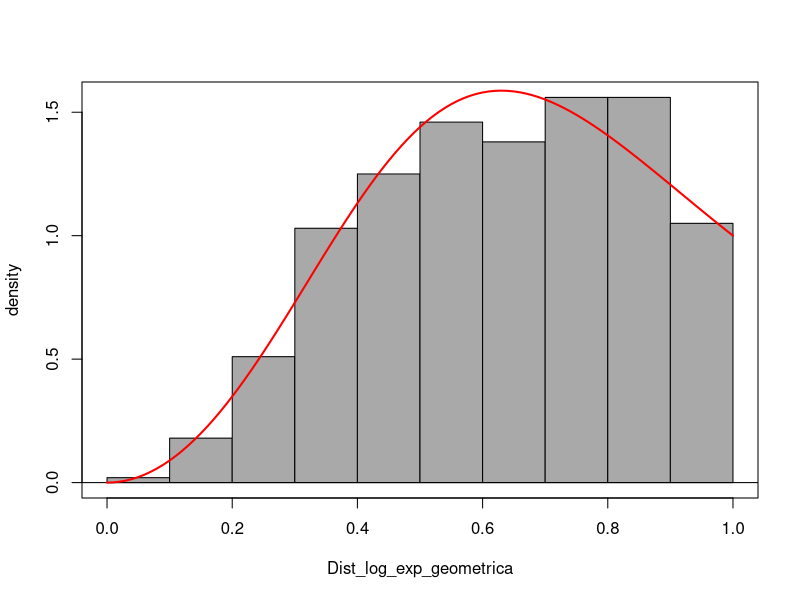
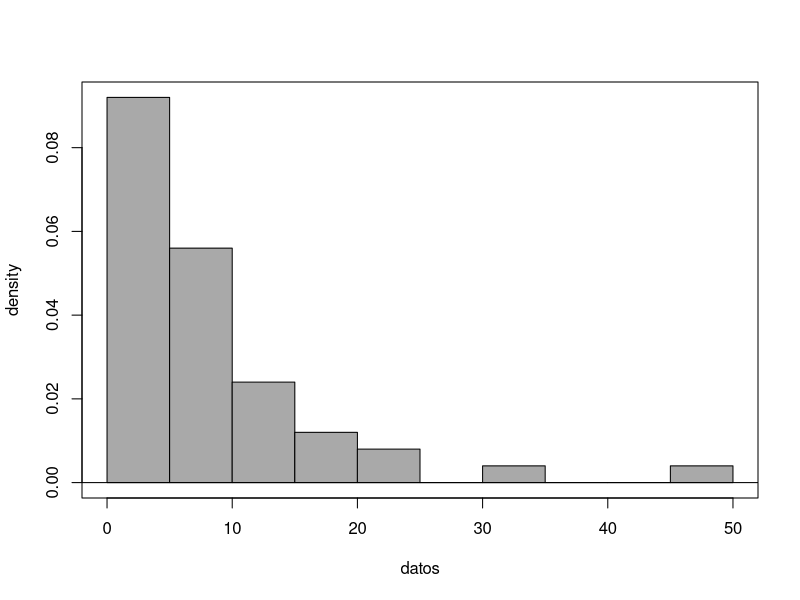
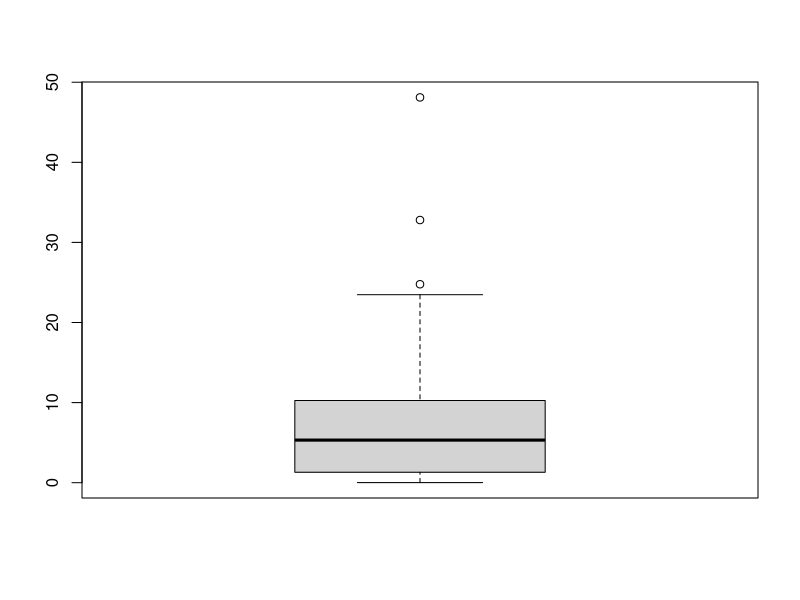
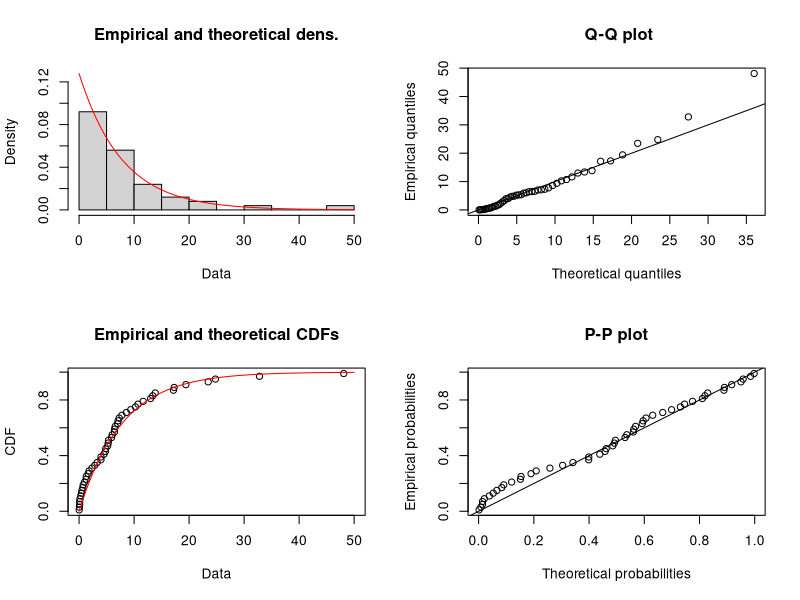
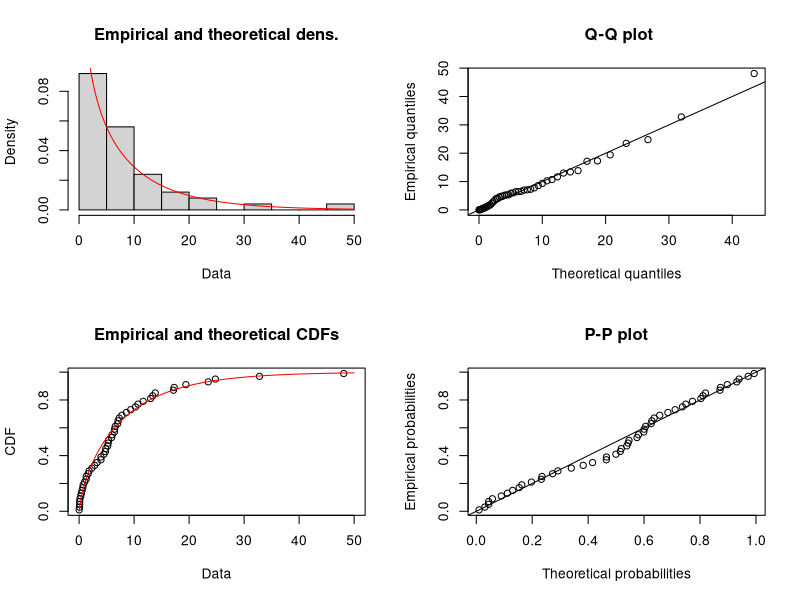
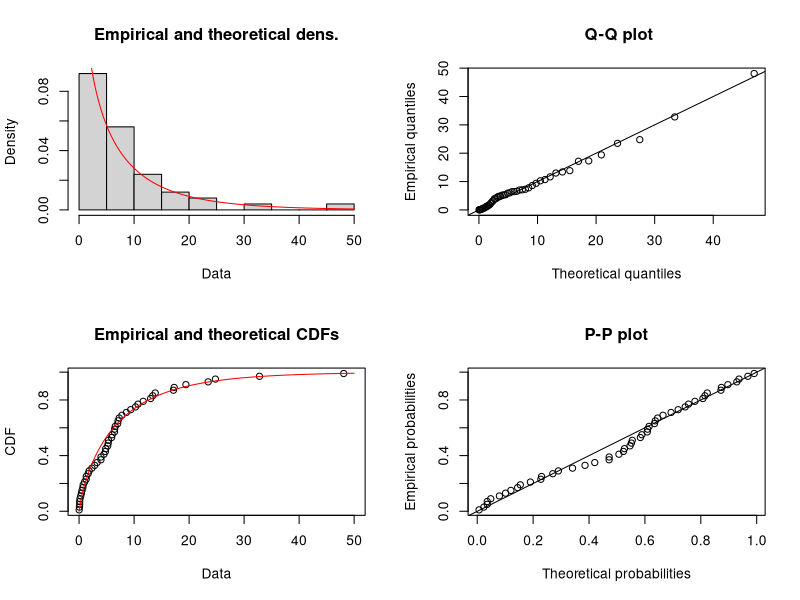

R code for these plots, in order:
## ---- chunk 1
library("ggplot2")
library("dplyr")         # load
library("RcmdrMisc")
library("nleqslv")       # Resolver sistema ecuaciones lineales/no lineales
library("matrixcalc")
library("zeallot")       #Many parameters
library("fitdistrplus")  # ajustan por maxima verosimilitud distribuciones univariadas de un listado
library("goftest") 

## ---- chunk 2
# Función para generar v.a.i.i.d siguiendo dist. log exponencial-geométrica
DatosJoJi <- function(α,β,n){
  # α -> valor del estimador alpha
  # β -> valor del estimador beta
  # n -> tamaño del vector de variables aleatorias que se quieren generar
  
  VectorUnif<-runif(n,0,1) # n datos uniforme(0,1)

  # funcion cuartil evaluda
  return ((- VectorUnif /( β * VectorUnif - β - 1))^(1/α))

}

# Funcion de densidad
PdfX<- function(x,n){(α*(1 + β)*x^(α-1))/(1 + β*x^α)^2 }

## ---- chunk 3
# Declaramos los valores de α,β,n
α=3; 
β=2;
n=1000;

# Llamamos la funcion DatosJoJi con sus respectivos parametros
Dist_log_exp_geometrica = DatosJoJi(α,β,n)

# Graficamos un histograma con las variables obtenidas
Hist(Dist_log_exp_geometrica, scale="density", breaks="Sturges", col="darkgray")

# Añadimos la curva de validacion a la grafica
curve(PdfX(x), from=0, to=1.0, lwd=2, cex = 1.1, col="red",add=TRUE)

## ---- chunk 4
VData = DatosJoJi(α,β,n) # n muestras aleatorias

M1 = mean(VData)   # Momentos muestrales 
M2 = mean(VData^2) # Momentos muestrales

# Funcion con el sistema de ecuaciones
SistemaM <- function(x) {
    # ALPHA x[1]
    # BETA x[2]
  
    y <- numeric(2)
    y[1] <- (x[1]*(x[2]+1) - 1^(x[1]+1)/(1+x[2]*1^(x[1]))^2 )-M1
    y[2] <- (x[1]*(x[2]+1) - 1^(x[1]+2)/(1+x[2]*1^(x[1]))^2 )-M2
    return(y) 
}

# Resolver el sistema
xstart <- c(0.1,1) # puntos de inicio para los estimadores
SolSistem<-nleqslv(xstart, SistemaM, jacobian=TRUE)

# Estimaciones metodo de los momentos:
alphaM = SolSistem$x[1]; 
message(sprintf("alphaM = %s por metodo de los momentos", alphaM))
betaM = SolSistem$x[2]; 
message(sprintf("betaM = %s por metodo de los momentos", betaM))
## ---- chunk 5
# Funcion de log-verosimilitud:
LogLike <- function(params){
  alpha = params[1]
  beta = params[2]
  x = miid
  
  LL = sum(n*log(alpha) + n*log(beta + 1) + n*(alpha - 1)*log(x) - 2*n*log(1 + beta*x^alpha))
  return(LL)
}

# Definicion de la funcion Gradiente 
Gradiente <- function(params){
  alpha = params[1] # valor inicial de alpha
  beta = params[2]  # valor inicial de beta
  x = miid
  
  Grad1<-sum(n/alpha +n* log(x) - 2*n*beta*x^alpha*log(x)/(1 + beta*x^alpha))
  
  Grad2<-sum(n/(beta + 1) - 2*n*x^alpha/(1 + beta*x^alpha))
  
  Gradi<-c(Grad1,Grad2)

  return(Gradi)
}

# Definicion de la funcion para el calculo de las segundas derivadas
seg_derivadas<-function(params){
  alpha = params[1]
  beta = params[2]
  x = miid
  
  A11 = sum((-1)*(n/alpha^2) - 2*n*beta*(log(x)^2)*(x^alpha)/(1 + beta*x^alpha)^2)

  A12 = sum((-2)*n*(log(x)*x^alpha)/(1 + beta*x^alpha)^2)

  A22 = sum((-1)*n/(beta + 1)^2 - 2*n*(x^(2*alpha))/(1 + beta*x^alpha)^2)
  return(c(A11,A12,A22))

}


## ---- chunk 6
# Declaramos los valores de α,β,n
α=2; 
β=3;    
n=10000; # Numero de datos a generar

miid = DatosJoJi(α,β,n)

# Punto de inicio el valor de alphaM y betaM
# obtenido por el metodo de los momentos
inicio<-c(1,1) 

SolSistema<-nleqslv(inicio, fn=Gradiente)

# Soluciones del sistema
alphaMV = SolSistema$x[1]
message(sprintf("alphaMV = %s por metodo de MV", alphaMV))

betaMV = SolSistema$x[2]
message(sprintf("betaMV = %s por metodo de MV", betaMV))

# Inicio el valor de alphaMV y betaMV obtenido
va = LogLike(c(alphaMV,betaMV)) # Evalua Log-likelihood
message(sprintf("Valor de Log-likelihood en el optimo es 
                va = %s ", va))

c(A11, A12, A22) %<-% seg_derivadas(inicio)

Determ = A11%*%A22-A12%*%A12
A11 # Primer menor: ha de ser negativo")
Determ # Segundo menor: ha de ser postivo:")

## ---- chunk 7
inicio<-c(1,1) 

# Algoritmo BFGS
SolBFGS<-constrOptim(inicio,LogLike,Gradiente, method="BFGS", ui=rbind(c(1,0), c(0,1)), ci=c(0,0), control=list(fnscale=-1),hessian=TRUE)

# Estimaciones de parametros
alphaMV = SolBFGS$par[1]
message(sprintf("alphaMV = %s por metodo de MV ", alphaMV))

betaMV = SolBFGS$par[2]
message(sprintf("betaMV = %s por metodo de MV ", betaMV))

message(sprintf("Valor de log-verosimilitud lv = %s ", SolBFGS$value))

H = SolBFGS$hessian
message(sprintf("Proporciona la matriz hessiana H= "))
H

message(sprintf("Determinante de H es det(H) = %s ", det(H)))

# Comprobamos la matriz hessiana con las soluciones BFGS es definida negativa
# library(matrixcalc)

message(sprintf("La matriz es definida negativa[%s]",is.negative.definite(H)))

## ---- chunk 8
# Algoritmo de Nelder-Mead
SolNelderMead<-constrOptim(inicio,LogLike,Gradiente,method="Nelder-Mead",
 ui=rbind(c(1,0), c(0,1)), ci=c(0,0), control=list(fnscale=-1),hessian=TRUE)

# Estimaciones de parametros
alphaMV = SolNelderMead$par[1]
message(sprintf("alphaMV = %s por metodo de MV ", alphaMV))
betaMV = SolNelderMead$par[2]
message(sprintf("betaMV = %s por metodo de MV ", betaMV))
message(sprintf("Valor de log-verosimilitud lv = %s ", SolNelderMead$value)) # Valor de log-verosimilitud

Hsn = SolNelderMead$hessian # Proporciona la matriz hessiana
message(sprintf("Proporciona la matriz hessiana Hsn="))
Hsn

message(sprintf("La matriz es definida negativa[%s]", is.negative.definite(Hsn)))

## ---- chunk 9
beta = betaMV
alpha = alphaMV

# CONTINUACION: Matriz de Informacion de Fisher Esperada (MIFE)11
# Funciones de (segundas derivadas * funcion de densidad)
fa11 = function(x){
  (sum((-1)*(n/alpha^2) - 2*n*beta*(log(x)^2)*(x^alpha)/(1 + beta*x^alpha)^2))*(alpha*(beta + 1)*x^(alpha - 1)/(1 + beta*x^alpha)^2)
}

fa22=function(x){
  (sum((-1)*n/(beta + 1)^2 - 2*n*(x^(2*alpha))/(1 + beta*x^alpha)^2))*(alpha*(beta + 1)*x^(alpha - 1)/(1 + beta*x^alpha)^2)
  
}

fa12=function(x){
  (sum((-2)*n*(log(x)*x^alpha)/(1 + beta*x^alpha)^2))*(alpha*(beta + 1)*x^(alpha - 1)/(1 + beta*x^alpha)^2)
}


# Terminos (esperanzas) de la Matriz de Informacion de Fisher Esperada
a11=-n*integrate(f=fa11,lower=0,upper=1)$value
a22=-n*integrate(f=fa22,lower=0,upper=1)$value
a12=-n*integrate(f=fa12,lower=0,upper=1)$value

# EFI: matriz de informacion de Fisher Esperada
EFI<-matrix(c(a11,a12,a12,a22),ncol=2,byrow=TRUE)

# Inversa de la matriz de informacion de Fisher Esperada
InvEFI<-solve(EFI)
InvEFI[1,1]; 
InvEFI[2,2] # Varianzas asintoticas de alpha MV y beta MV

# IC asintotico alpha (95%):
AlphaLower<-alphaMV-qnorm(0.975)*sqrt(InvEFI[1,1])
AlphaUpper<-alphaMV+qnorm(0.975)*sqrt(InvEFI[1,1])
print(c(AlphaLower,AlphaUpper))

# IC asintotico beta (95%):
BetaLower<-betaMV-qnorm(0.975)*sqrt(InvEFI[2,2])
BetaUpper<-betaMV+qnorm(0.975)*sqrt(InvEFI[2,2])
print(c(BetaLower,BetaUpper))

## ---- chunk 10
# IC asintoticos desde la Matriz de Informacion de Fisher OBSERVADA
# Alternativa 1: Utilizar la matriz hessiana proporcionada por constrOptim()
H=SolBFGS$hessian # Proporciona la matriz hessiana
InvH=solve(-H); InvH

# IC asintotico alpha (95%):
AlphaLower<-alphaMV-qnorm(0.975)*sqrt(InvH[1,1])
AlphaUpper<-alphaMV+qnorm(0.975)*sqrt(InvH[1,1])
print(c(AlphaLower,AlphaUpper))

# IC asintotico beta (95%):
BetaLower<-betaMV-qnorm(0.975)*sqrt(InvH[2,2])
BetaUpper<-betaMV+qnorm(0.975)*sqrt(InvH[2,2])
print(c(BetaLower,BetaUpper))

## ---- chunk 11
# Declaramos los valores de α,β,n
α=2; 
β=3;    
n=1000; # Numero de datos a generar
muestras=10^4 # Muestras a generar
i = 0 # Iterador
inicio <- c(1,1)

# Vectores donde almacenar las estimaciones de cada iteracion
alphaMV_list = rep(0,muestras)
betaMV_list = rep(0,muestras)

while(i <= muestras){
  # Generar n muestras aleatorias
  miid = DatosJoJi(α,β,n)
  
  # Algoritmo BFGS
  SolBFGS<-constrOptim(inicio, LogLike, Gradiente ,method="BFGS", ui=rbind(c(1,0), c(0,1)), ci=c(0,0), control=list(fnscale=-1),hessian=TRUE)
  
  # Estimaciones de parametros
  alphaMV = SolBFGS$par[1]
  betaMV = SolBFGS$par[2]
  
  H = SolBFGS$hessian
  is_neg = is.negative.definite(H)
     
  if((is_neg) & (alphaMV>0)&(betaMV >0)){
    
    alphaMV_list[i] = alphaMV
    betaMV_list[i] = betaMV
    i=i+1
  }
  
}  
  
  
# Estimaciones medias:
alphaMV = mean(alphaMV_list) 
alphaMV
betaMV = mean(betaMV_list)
betaMV

# Sesgos:
mean(alphaMV_list)-α
mean(betaMV_list)-β

# Error cuadratico medio:
mean((alphaMV_list-α)^2) 
mean((betaMV_list-β)^2)

## ---- chunk 12
alpha = alphaMV
beta = betaMV

# Terminos (esperanzas) de la Matriz de Informacion de Fisher Esperada
a11=-n*integrate(f=fa11,lower=0,upper=1)$value
a22=-n*integrate(f=fa22,lower=0,upper=1)$value
a12=-n*integrate(f=fa12,lower=0,upper=1)$value

# EFI: matriz de informacion de Fisher Esperada
EFI<-matrix(c(a11,a12,a12,a22),ncol=2,byrow=TRUE)

# Inversa de la matriz de informacion de Fisher Esperada
InvEFI<-solve(EFI)
InvEFI[1,1]; 
InvEFI[2,2] # Varianzas asintoticas de alpha MV y beta MV

# IC asintotico alpha (95%):
AlphaLower<-alphaMV-qnorm(0.975)*sqrt(InvEFI[1,1])
AlphaUpper<-alphaMV+qnorm(0.975)*sqrt(InvEFI[1,1])
print(c(AlphaLower,AlphaUpper))

# IC asintotico beta (95%):
BetaLower<-betaMV-qnorm(0.975)*sqrt(InvEFI[2,2])
BetaUpper<-betaMV+qnorm(0.975)*sqrt(InvEFI[2,2])
print(c(BetaLower,BetaUpper))

## ---- chunk 13
# Definimos los datos
datos = c(0.013, 0.065, 0.111, 0.111, 0.163, 0.309, 0.426, 0.535, 0.684, 0.747, 0.997,
1.284, 1.304, 1.647, 1.829, 2.336, 2.838, 3.269, 3.977, 3.981, 4.520, 4.789, 4.849, 5.202, 5.291,
5.349, 5.911, 6.018, 6.427, 6.456, 6.572, 7.023, 7.087, 7.291, 7.787, 8.596, 9.388, 10.261, 10.713,
11.658, 13.006, 13.388, 13.842, 17.152, 17.283, 19.418, 23.471, 24.777, 32.795, 48.105)

# Resumen de los datos
numSummary(datos[, drop=FALSE], statistics=c("mean", "sd", "IQR", "quantiles", "skewness", "kurtosis"), quantiles=c(0,.25,.5,.75,1))

# Graficamos el histograma 
Hist(datos, scale="density", breaks="Sturges", col="darkgray")

# Graficamos boxplot de los datos 
boxplot(datos)


## ---- chunk 14
ajuste1<-fitdist(datos,method=c("ml"),"exp")
summary(ajuste1)
plot(ajuste1)

# varianza del estimador, es decir, (Std. Error)
vcov(ajuste1) # Matriz de varianzas y covarianzas (ajuste1$vcov)

# Coef. de correlacion entre la cdf teorica (exponencial) y la empirica2
Dataset=sort(datos) # Datos ordenados
lambda = 0.0003269265
TheorExpoCdfDatos<-1-exp(-lambda*Dataset)# Cdf de la exponencial
Empi = ecdf(Dataset) # Cdf empirica de los datos
cor(Empi(Dataset),TheorExpoCdfDatos) # Coef. de correlacion

# One-sample Kolmogorov-Smirnov
ks.test(datos,"pexp", rate=0.1278606)

# One-sample Anderson-Darling test
ad.test(datos,"pexp", rate=0.1278606)

# One-sample Cramer-von Mises
cvm.test(datos,"pexp", rate=0.1278606)

## ---- chunk 15
ajuste2 = fitdist(datos,method=c("ml"),"gamma")
summary(ajuste2)
plot(ajuste2)
vcov(ajuste2)

# Coef. de correlacion entre la cdf teorica (gamma) y la empirica
Dataset<-sort(datos)
shape<-0.69538647
rate<-0.08889248
TheorGammaCdfDatos<-pgamma(Dataset, shape, rate) # cdf de Gamma
EmpiG <- ecdf(Dataset) # cdf emprica de los datos
cor(EmpiG(Dataset),TheorGammaCdfDatos) # Coef. de correlacion


ks.test(datos,"pgamma", shape=0.69538647,rate=0.08889248)

ad.test(datos,"pgamma", shape=0.69538647,rate=0.08889248)

cvm.test(datos,"pgamma", shape=0.69538647,rate=0.08889248)


## ---- chunk 16
ajuste3<-fitdist(datos,method=c("ml"),"weibull")
summary(ajuste3); plot(ajuste3); vcov(ajuste3)


# Coef. de correlacion entre la cdf teorica (Weibull) y la empirica
Dataset<-sort(datos)
a<-0.8003306 #shape
b<-6.9697288 #scale
TheorWeibullCdfDatos<- 1 - exp(-(Dataset/b)*a) # cdf de Weibull
EmpiW <- ecdf(Dataset) # cdf emprica de los datos
cor(EmpiW(Dataset),TheorWeibullCdfDatos) # Coef. de correlacion


ks.test(datos,"pweibull", shape=0.8003306,scale=6.9697288)

ad.test(datos,"pweibull", shape=0.8003306,scale=6.9697288)

cvm.test(datos,"pweibull", shape=0.8003306,scale=6.9697288)


## ---- chunk 17
library(fitdistrplus); library(goftest)

R=1000 # Numero replicas bootstrap para determinar la bondad del ajuste Gamma
num=length(datos)
# Valor de cada estadistico para la muestra observada:
Ajuste2TestKS<-ks.test(datos,"pgamma",shape=0.69538647,rate=0.08889248)$statistic
Ajuste2TestAD<-ad.test(datos,"pgamma",shape=0.69538647,rate=0.08889248)$statistic
Ajuste2TestCVM<-cvm.test(datos,"pgamma",shape=0.69538647,rate=0.08889248)$statistic

contKS<-0;contAD<-0;contCVM<-0

for (i in 1:R){
ReplicaGamma<-c(0,num);
Auxshape<-0;
Auxrate<-0
ReplicaGamma<-rgamma(num, shape=0.69538647,rate=0.08889248)
Auxshape=fitdist(ReplicaGamma, method = c("mle"),"gamma")$estimate[1]
Auxrate=fitdist(ReplicaGamma, method = c("mle"),"gamma")$estimate[2]
EstKS<-ks.test(ReplicaGamma,"pgamma",shape=Auxshape,rate=Auxrate)$statistic
EstAD<-ad.test(ReplicaGamma,"pgamma",shape=Auxshape,rate=Auxrate)$statistic
EstCVM<-cvm.test(ReplicaGamma,"pgamma",shape=Auxshape,rate=Auxrate)$statisti
if (EstKS>Ajuste2TestKS) contKS<-contKS+1
if (EstAD>Ajuste2TestAD) contAD<-contAD+1
if (EstCVM>Ajuste2TestCVM) contCVM<-contCVM+1
}
pvalorKS<-contKS/R;
pvalorAD<-contAD/R;
pvalorCVM<-contCVM/R
pvalorKS; 
pvalorAD; 
pvalorCVM
